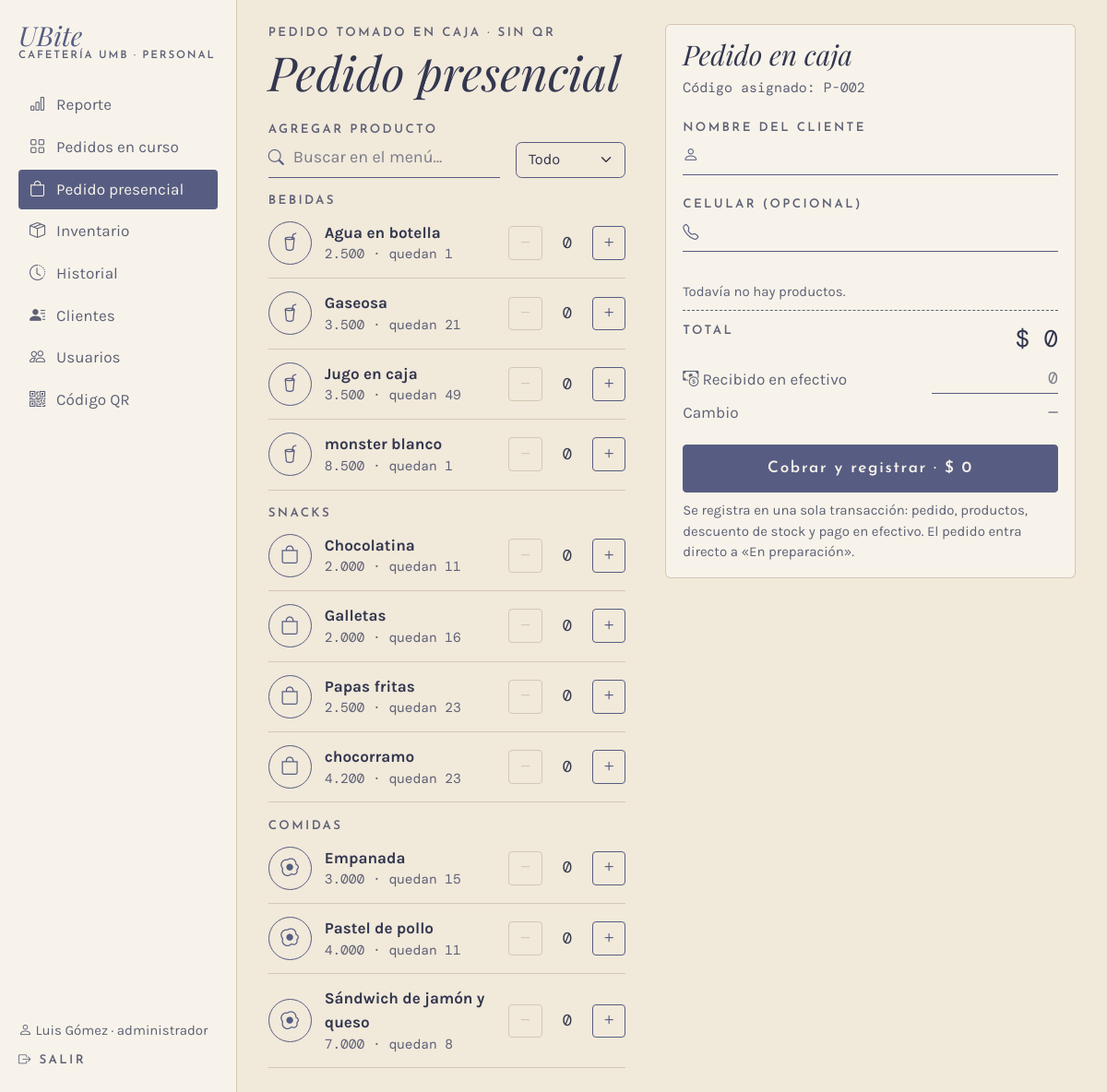
Page /caja/presencial (signed in) on the earlier database version.
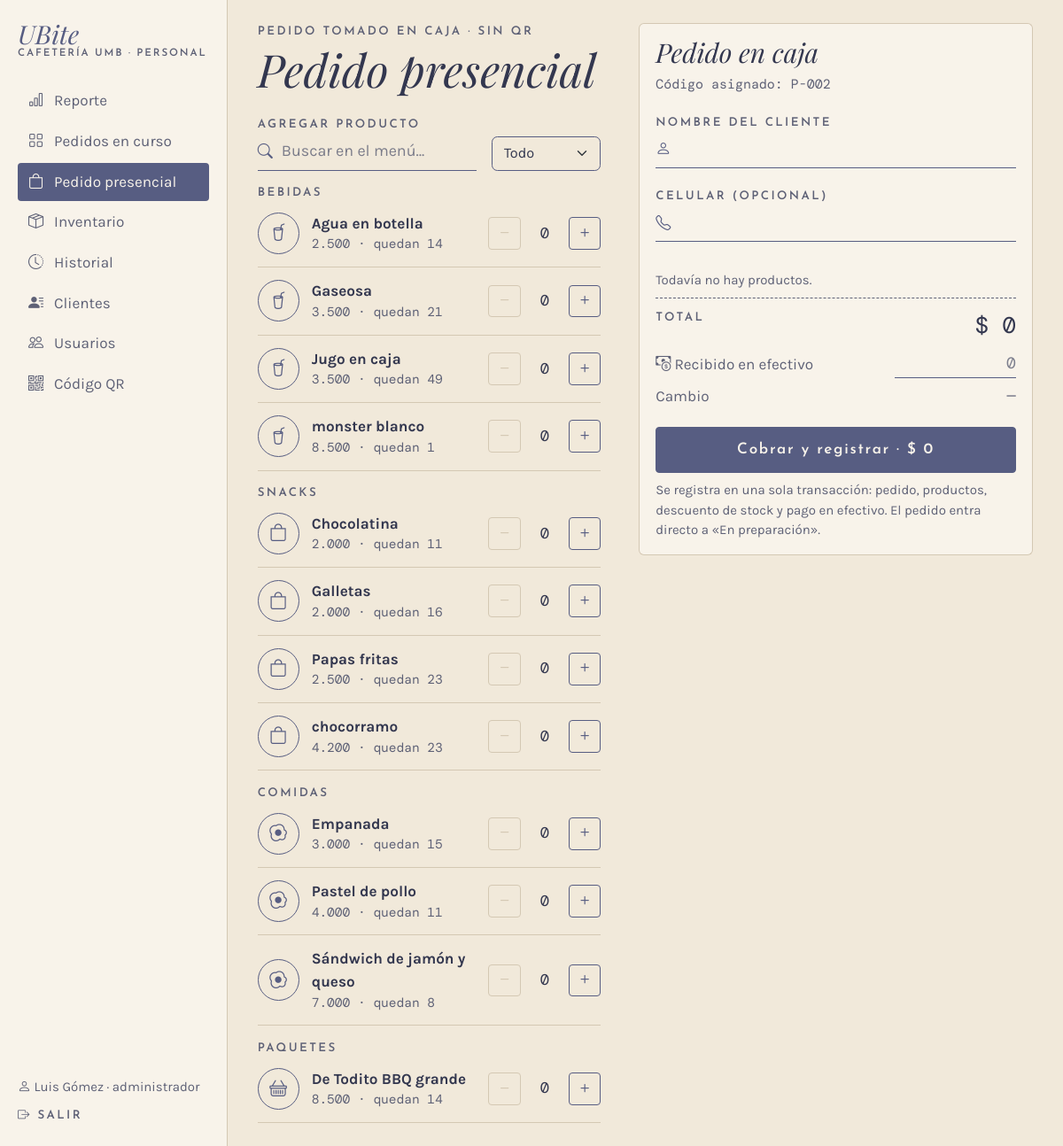
Same page on the later database version.
### app/models.py (models this page shows, shortened)
class Categoria(db.Model):
    __tablename__ = "categoria"
    id_categoria = db.Column(db.Integer, primary_key=True, autoincrement=True)
    nombre = db.Column(db.Text, nullable=False, unique=True)
    productos = db.relationship("Producto", back_populates="categoria", lazy=True)

class Producto(db.Model):
    __tablename__ = "producto"
    __table_args__ = (
        db.CheckConstraint("precio > 0", name="ck_producto_precio"),
        db.CheckConstraint("stock_actual >= 0", name="ck_producto_stock"),
        db.CheckConstraint("stock_minimo >= 0", name="ck_producto_minimo"),
    )
    id_producto = db.Column(db.Integer, primary_key=True, autoincrement=True)
    nombre = db.Column(db.Text, nullable=False)
    descripcion = db.Column(db.Text)
    precio = db.Column(db.Float, nullable=False)
    stock_actual = db.Column(db.Integer, nullable=False, default=0)
    stock_minimo = db.Column(db.Integer, nullable=False, default=0)
    activo = db.Column(db.Boolean, nullable=False, default=True)
    id_categoria = db.Column(db.Integer, db.ForeignKey("categoria.id_categoria"), nullable=False)
    categoria = db.relationship("Categoria", back_populates="productos")

### app/routes/caja.py (the view, shortened to what this page needs)
@bp.route("/presencial", methods=["GET", "POST"])
@rol_requerido(*PERSONAL)
def presencial():
    menu = servicios.menu_por_categoria()
    codigo = servicios.siguiente_codigo("presencial")
    if request.method == "GET":
        return render_template("caja/presencial.html", menu=menu, form={}, codigo=codigo)

### app/__init__.py (called while the page is built)
def pesos(valor):
    return f"{valor:,.0f}".replace(",", ".")

@login_manager.user_loader
def cargar_usuario(id_usuario):
    from .models import Usuario
    return db.session.get(Usuario, int(id_usuario))

### app/database.py (called while the page is built)
@event.listens_for(Engine, "begin")
def _iniciar(conexion):
    conexion.exec_driver_sql("BEGIN IMMEDIATE" if _escritura.get() else "BEGIN")

### app/models.py (called while the page is built)
    @property
    def is_active(self):
        return bool(self.activo)

### app/routes/__init__.py (called while the page is built)
def rol_requerido(*roles):
    def decorador(vista):
        @wraps(vista)
        @login_required
        def envoltura(*args, **kwargs):
            if current_user.rol not in roles:
                abort(403)
            return vista(*args, **kwargs)
        return envoltura
    return decorador

def datos_menu():
    if not current_user.is_authenticated:
        return {}
    from flask import request
    admin = current_user.rol == "administrador"
    seccion = request.endpoint
    if seccion in ("inventario.entrada", "inventario.producto"):
        seccion = "inventario.lista"
    return {"es_admin": admin, "seccion": seccion,
            "menu_personal": MENU_ADMIN if admin else MENU_CAJERO,
            "menu_inferior": INFERIOR_ADMIN if admin else INFERIOR_CAJERO}

### app/templates/caja/presencial.html (shortened to what this page needs)
{% extends "caja/_base.html" %}
{% set titulo_barra = "Pedido presencial" %}
{% set iconos = {"Bebidas": "bi-cup-straw", "Snacks": "bi-bag", "Comidas": "bi-egg-fried"} %}
{% block panel %}
<form method="post" class="presencial" id="presencial">
  <div class="zona-titulo">
    <p class="etiqueta mb-1">Pedido tomado en caja · sin QR</p>
    <h1 class="titulo display-5 mb-0 d-none d-lg-block">Pedido presencial</h1>
  </div>
  <div class="zona-productos">
    <label class="etiqueta" for="buscar">Agregar producto</label>
    <div class="d-flex gap-3 align-items-end mb-2">
      <div class="campo-icono flex-fill"><i class="bi bi-search"></i>
        <input class="form-control linea-campo" id="buscar" placeholder="Buscar en el menú…" autocomplete="off">
      </div>
      <select class="form-select selector-categoria" id="categoria" aria-label="Categoría">
        <option value="">Todo</option>
      </select>
    </div>
    {% for categoria, productos in menu.items() %}
    <section class="categoria" data-categoria="{{ categoria }}">
      <h2 class="etiqueta mt-3 mb-0">{{ categoria }}</h2>
      {% for p in productos %}
      <div class="fila-menu {% if p.stock_actual == 0 %}agotado{% endif %}" data-nombre="{{ p.nombre|lower }}">
        <span class="icono d-none d-sm-flex"><i class="bi {{ iconos.get(categoria, 'bi-basket') }}"></i></span>
        <div class="info">
          <div class="fw-bold">{{ p.nombre }}</div>
          <div class="detalle mono">{{ p.precio|pesos }} · {% if p.stock_actual %}quedan {{ p.stock_actual }}{% else %}agotado{% endif %}</div>
        </div>
        <div class="contador stepper" data-precio="{{ p.precio }}" data-nombre="{{ p.nombre }}">
          <button type="button" class="btn-mas menos" aria-label="Quitar {{ p.nombre }}"><i class="bi bi-dash"></i></button>
          <input class="cant-input mono" type="number" name="cant_{{ p.id_producto }}" min="0" max="{{ p.stock_actual }}"
                 value="{{ form.get('cant_' ~ p.id_producto, 0) }}" aria-label="Cantidad de {{ p.nombre }}">
          <button type="button" class="btn-mas mas" aria-label="Agregar {{ p.nombre }}"><i class="bi bi-plus"></i></button>
        </div>
      </div>
      {% endfor %}
    </section>
    {% endfor %}
  </div>
  <aside class="zona-pedido">
  <div class="zona-datos tarjeta">
    <h2 class="titulo fs-3 d-none d-lg-block">Pedido en caja</h2>
    <p class="mono small suave">Código asignado: {{ codigo }}</p>
    <label class="etiqueta" for="nombre">Nombre del cliente</label>
    <div class="campo-icono mb-3"><i class="bi bi-person"></i>
      <input class="form-control linea-campo" id="nombre" name="nombre" maxlength="60" value="{{ form.get('nombre', '') }}" required>
    </div>
    <label class="etiqueta" for="telefono">Celular (opcional)</label>
    <div class="campo-icono"><i class="bi bi-telephone"></i>
      <input class="form-control linea-campo" id="telefono" name="telefono" inputmode="numeric" maxlength="13" value="{{ form.get('telefono', '') }}">
    </div>
  </div>
  <div class="zona-resumen tarjeta lineas-total" id="resumen">
    <div id="lineas"><p class="small suave mb-0">Todavía no hay productos.</p></div>
    <div class="fila total"><span class="etiqueta">Total</span><span class="mono fs-4">$ <span id="total">0</span></span></div>
    <div class="fila align-items-center">
      <label class="suave" for="recibido"><i class="bi bi-cash-coin"></i> Recibido en efectivo</label>
      <input class="form-control linea-campo mono text-end recibido" id="recibido" inputmode="numeric" placeholder="0">
    </div>
    <div class="fila suave"><span>Cambio</span><span class="mono" id="cambio">0</span></div>
    <button class="btn btn-ubite w-100 mt-3" type="submit" id="cobrar">Cobrar y registrar · $ <span id="total-boton">0</span></button>
    <p class="small suave mt-2 mb-0">Se registra en una sola transacción: pedido, productos, descuento de stock y pago en efectivo. El pedido entra directo a «En preparación».</p>
  </div>
  </aside>
</form>
{% endblock %}

### app/templates/caja/_base.html (shortened to what this page needs)
{% extends "base.html" %}
{% block clase_main %}{{ 'con-lateral' if es_admin }} container-xl py-4 con-barra-inferior{% endblock %}
{% block encabezado %}
{% if es_admin %}
<aside class="lateral d-none d-lg-flex">
  <a class="marca mb-4" href="{{ url_for('admin.reporte') }}"><span class="nombre">UBite</span><span class="sub">Cafetería UMB · Personal</span></a>
  <nav>
    {% for ruta, texto, icono in menu_personal %}
    <a href="{{ url_for(ruta) }}" class="{{ 'activo' if seccion == ruta }}"><i class="bi {{ icono }}"></i>{{ texto }}</a>
    {% endfor %}
  </nav>
  <div class="mt-auto pt-4 small">
    <div class="suave mb-2"><i class="bi bi-person"></i> {{ current_user.nombre }} · {{ current_user.rol }}</div>
    <a href="{{ url_for('auth.salir') }}" class="etiqueta text-decoration-none"><i class="bi bi-box-arrow-right"></i> Salir</a>
  </div>
</aside>
{% endif %}
{% endblock %}
{% block contenido %}
{% block panel %}{% endblock %}
{% endblock %}

Differences in the rows shown:
changed Producto "Agua en botella": stock_actual "1" → "14"
added Categoria: nombre "PAQUETES"
added Producto: nombre "De Todito BBQ grande", precio|pesos "8.500", stock_actual "14", get "0", shown under "PAQUETES"
